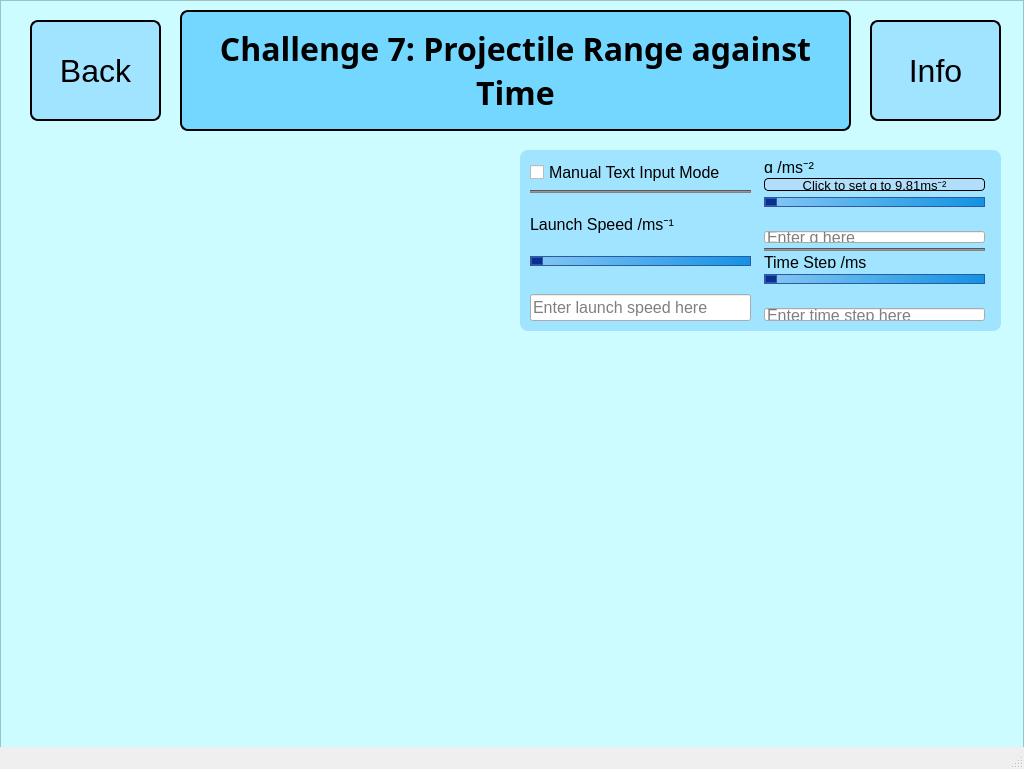
<?xml version="1.0" encoding="UTF-8"?>
<ui version="4.0">
 <class>MainWindow</class>
 <widget class="QMainWindow" name="MainWindow">
  <property name="geometry">
   <rect>
    <x>0</x>
    <y>0</y>
    <width>1024</width>
    <height>769</height>
   </rect>
  </property>
  <property name="windowTitle">
   <string>MainWindow</string>
  </property>
  <widget class="QWidget" name="centralwidget">
   <widget class="QFrame" name="frame">
    <property name="geometry">
     <rect>
      <x>0</x>
      <y>0</y>
      <width>1024</width>
      <height>768</height>
     </rect>
    </property>
    <property name="styleSheet">
     <string notr="true">QFrame {
	background-color: #ccfcff
}</string>
    </property>
    <property name="frameShape">
     <enum>QFrame::StyledPanel</enum>
    </property>
    <property name="frameShadow">
     <enum>QFrame::Raised</enum>
    </property>
    <widget class="QPushButton" name="backButton">
     <property name="geometry">
      <rect>
       <x>30</x>
       <y>20</y>
       <width>131</width>
       <height>101</height>
      </rect>
     </property>
     <property name="font">
      <font>
       <family>Meiryo UI</family>
       <pointsize>24</pointsize>
      </font>
     </property>
     <property name="styleSheet">
      <string notr="true">QPushButton {
	border: 2px solid;
	border-radius: 8px;
	background-color: #a1e4ff;
}</string>
     </property>
     <property name="text">
      <string>Back</string>
     </property>
     <property name="checkable">
      <bool>true</bool>
     </property>
    </widget>
    <widget class="QWidget" name="verticalLayoutWidget">
     <property name="geometry">
      <rect>
       <x>530</x>
       <y>160</y>
       <width>221</width>
       <height>161</height>
      </rect>
     </property>
     <layout class="QVBoxLayout" name="inputLayout" stretch="0,0,1,1,0,0">
      <property name="spacing">
       <number>5</number>
      </property>
      <item>
       <widget class="QCheckBox" name="textModeCheckBox">
        <property name="font">
         <font>
          <family>Meiryo UI</family>
          <pointsize>12</pointsize>
         </font>
        </property>
        <property name="text">
         <string>Manual Text Input Mode</string>
        </property>
       </widget>
      </item>
      <item>
       <widget class="Line" name="Line1">
        <property name="styleSheet">
         <string notr="true">QFrame {
	background-color: #838285;
	min-height:1px;
	max-height:1px;
}</string>
        </property>
        <property name="orientation">
         <enum>Qt::Horizontal</enum>
        </property>
       </widget>
      </item>
      <item>
       <widget class="QLabel" name="launchSpeedLabel">
        <property name="font">
         <font>
          <family>Meiryo UI</family>
          <pointsize>12</pointsize>
          <weight>50</weight>
          <bold>false</bold>
          <underline>false</underline>
         </font>
        </property>
        <property name="styleSheet">
         <string notr="true">QLabel {background-color: #a1e4ff;}</string>
        </property>
        <property name="text">
         <string>Launch Speed /ms⁻¹</string>
        </property>
       </widget>
      </item>
      <item>
       <widget class="QSlider" name="launchSpeedSlider">
        <property name="styleSheet">
         <string notr="true">QSlider::groove:horizontal {border: 1px solid #3256a8;
height: 8px;
background: qlineargradient(x1: 0, y1: 0, x2: 1, y2: 0, stop: 0 #85c8f2, stop: 1 #1293e3);}

QSlider::handle:horizontal {border: 1px solid #3256a8;
background: #073191;
width: 10px;
height: 10px;
border-radius: 5px;}</string>
        </property>
        <property name="orientation">
         <enum>Qt::Horizontal</enum>
        </property>
       </widget>
      </item>
      <item>
       <widget class="QLabel" name="launchSpeedSliderLabel">
        <property name="font">
         <font>
          <family>Meiryo UI</family>
          <pointsize>10</pointsize>
         </font>
        </property>
        <property name="styleSheet">
         <string notr="true">QLabel {background-color: #a1e4ff;}</string>
        </property>
        <property name="text">
         <string/>
        </property>
       </widget>
      </item>
      <item>
       <widget class="QLineEdit" name="launchSpeedLineEdit">
        <property name="font">
         <font>
          <pointsize>12</pointsize>
         </font>
        </property>
        <property name="inputMask">
         <string/>
        </property>
        <property name="placeholderText">
         <string>Enter launch speed here</string>
        </property>
       </widget>
      </item>
     </layout>
    </widget>
    <widget class="QWidget" name="verticalLayoutWidget_3">
     <property name="geometry">
      <rect>
       <x>30</x>
       <y>150</y>
       <width>481</width>
       <height>581</height>
      </rect>
     </property>
     <layout class="QVBoxLayout" name="graphLayout"/>
    </widget>
    <widget class="QPushButton" name="infoButton">
     <property name="geometry">
      <rect>
       <x>870</x>
       <y>20</y>
       <width>131</width>
       <height>101</height>
      </rect>
     </property>
     <property name="font">
      <font>
       <family>Meiryo UI</family>
       <pointsize>24</pointsize>
      </font>
     </property>
     <property name="styleSheet">
      <string notr="true">QPushButton {
	border: 2px solid;
	border-radius: 8px;
	background-color: #a1e4ff;
}</string>
     </property>
     <property name="text">
      <string>Info</string>
     </property>
     <property name="checkable">
      <bool>true</bool>
     </property>
    </widget>
    <widget class="QListWidget" name="listWidget">
     <property name="geometry">
      <rect>
       <x>520</x>
       <y>150</y>
       <width>481</width>
       <height>181</height>
      </rect>
     </property>
     <property name="styleSheet">
      <string notr="true">QWidget {
	border-radius: 8px;
	background-color: #a1e4ff;
}</string>
     </property>
    </widget>
    <widget class="QWidget" name="verticalLayoutWidget_2">
     <property name="geometry">
      <rect>
       <x>180</x>
       <y>10</y>
       <width>671</width>
       <height>121</height>
      </rect>
     </property>
     <layout class="QVBoxLayout" name="verticalLayout_2">
      <item>
       <widget class="QLabel" name="challengeTitleLabel">
        <property name="font">
         <font>
          <family>Lucida Handwriting</family>
          <pointsize>24</pointsize>
          <weight>75</weight>
          <italic>false</italic>
          <bold>true</bold>
          <kerning>true</kerning>
         </font>
        </property>
        <property name="autoFillBackground">
         <bool>false</bool>
        </property>
        <property name="styleSheet">
         <string notr="true">QLabel {
	border: 2px solid;
	border-radius: 8px;
	background-color: #73d7ff;
}</string>
        </property>
        <property name="text">
         <string>Challenge 7: Projectile Range against Time</string>
        </property>
        <property name="scaledContents">
         <bool>true</bool>
        </property>
        <property name="alignment">
         <set>Qt::AlignCenter</set>
        </property>
        <property name="wordWrap">
         <bool>true</bool>
        </property>
       </widget>
      </item>
     </layout>
    </widget>
    <widget class="QLabel" name="launchSpeedLabel_4">
     <property name="geometry">
      <rect>
       <x>660</x>
       <y>750</y>
       <width>151</width>
       <height>25</height>
      </rect>
     </property>
     <property name="font">
      <font>
       <family>Meiryo UI</family>
       <pointsize>12</pointsize>
       <weight>50</weight>
       <bold>false</bold>
       <underline>false</underline>
      </font>
     </property>
     <property name="styleSheet">
      <string notr="true">QLabel {background-color: #a1e4ff;}</string>
     </property>
     <property name="text">
      <string>Apogee (m):</string>
     </property>
    </widget>
    <widget class="QWidget" name="verticalLayoutWidget_4">
     <property name="geometry">
      <rect>
       <x>520</x>
       <y>340</y>
       <width>481</width>
       <height>391</height>
      </rect>
     </property>
     <layout class="QVBoxLayout" name="graphLayout_2"/>
    </widget>
    <widget class="QWidget" name="verticalLayoutWidget_5">
     <property name="geometry">
      <rect>
       <x>764</x>
       <y>160</y>
       <width>221</width>
       <height>161</height>
      </rect>
     </property>
     <layout class="QVBoxLayout" name="inputLayout_2" stretch="1,0,1,0,0,0,1,1,0,0">
      <property name="spacing">
       <number>5</number>
      </property>
      <item>
       <widget class="QLabel" name="label_5">
        <property name="font">
         <font>
          <family>Meiryo UI</family>
          <pointsize>12</pointsize>
          <weight>50</weight>
          <bold>false</bold>
          <underline>false</underline>
         </font>
        </property>
        <property name="styleSheet">
         <string notr="true">QLabel {background-color: #a1e4ff;}</string>
        </property>
        <property name="text">
         <string>g /ms⁻²</string>
        </property>
       </widget>
      </item>
      <item>
       <widget class="QPushButton" name="setgButton">
        <property name="font">
         <font>
          <family>Meiryo UI</family>
          <pointsize>10</pointsize>
         </font>
        </property>
        <property name="styleSheet">
         <string notr="true">QPushButton {
	border: 1px solid;
	border-radius: 4px;
	background-color:#b1defa;
}</string>
        </property>
        <property name="text">
         <string>Click to set g to 9.81ms⁻²</string>
        </property>
       </widget>
      </item>
      <item>
       <widget class="QSlider" name="gSlider">
        <property name="styleSheet">
         <string notr="true">QSlider::groove:horizontal {border: 1px solid #3256a8;
height: 8px;
background: qlineargradient(x1: 0, y1: 0, x2: 1, y2: 0, stop: 0 #85c8f2, stop: 1 #1293e3);}

QSlider::handle:horizontal {border: 1px solid #3256a8;
background: #073191;
width: 10px;
height: 10px;
border-radius: 5px;}</string>
        </property>
        <property name="orientation">
         <enum>Qt::Horizontal</enum>
        </property>
       </widget>
      </item>
      <item>
       <widget class="QLabel" name="gSliderLabel">
        <property name="font">
         <font>
          <family>Meiryo UI</family>
          <pointsize>10</pointsize>
         </font>
        </property>
        <property name="styleSheet">
         <string notr="true">QLabel {background-color: #a1e4ff;}</string>
        </property>
        <property name="text">
         <string/>
        </property>
       </widget>
      </item>
      <item>
       <widget class="QLineEdit" name="gLineEdit">
        <property name="font">
         <font>
          <pointsize>12</pointsize>
         </font>
        </property>
        <property name="placeholderText">
         <string>Enter g here</string>
        </property>
       </widget>
      </item>
      <item>
       <widget class="Line" name="Line4_2">
        <property name="styleSheet">
         <string notr="true">QFrame {
	background-color: #838285;
	min-height:1px;
	max-height:1px;
}</string>
        </property>
        <property name="orientation">
         <enum>Qt::Horizontal</enum>
        </property>
       </widget>
      </item>
      <item>
       <widget class="QLabel" name="label_7">
        <property name="font">
         <font>
          <family>Meiryo UI</family>
          <pointsize>12</pointsize>
          <weight>50</weight>
          <bold>false</bold>
          <underline>false</underline>
         </font>
        </property>
        <property name="styleSheet">
         <string notr="true">QLabel {background-color: #a1e4ff;}</string>
        </property>
        <property name="text">
         <string>Time Step /ms</string>
        </property>
       </widget>
      </item>
      <item>
       <widget class="QSlider" name="timeStepSlider">
        <property name="styleSheet">
         <string notr="true">QSlider::groove:horizontal {border: 1px solid #3256a8;
height: 8px;
background: qlineargradient(x1: 0, y1: 0, x2: 1, y2: 0, stop: 0 #85c8f2, stop: 1 #1293e3);}

QSlider::handle:horizontal {border: 1px solid #3256a8;
background: #073191;
width: 10px;
height: 10px;
border-radius: 5px;}</string>
        </property>
        <property name="orientation">
         <enum>Qt::Horizontal</enum>
        </property>
       </widget>
      </item>
      <item>
       <widget class="QLabel" name="timeStepSliderLabel">
        <property name="font">
         <font>
          <family>Meiryo UI</family>
          <pointsize>10</pointsize>
         </font>
        </property>
        <property name="styleSheet">
         <string notr="true">QLabel {background-color: #a1e4ff;}</string>
        </property>
        <property name="text">
         <string/>
        </property>
       </widget>
      </item>
      <item>
       <widget class="QLineEdit" name="timeStepLineEdit">
        <property name="font">
         <font>
          <pointsize>12</pointsize>
         </font>
        </property>
        <property name="placeholderText">
         <string>Enter time step here</string>
        </property>
       </widget>
      </item>
     </layout>
    </widget>
    <zorder>listWidget</zorder>
    <zorder>backButton</zorder>
    <zorder>verticalLayoutWidget</zorder>
    <zorder>verticalLayoutWidget_3</zorder>
    <zorder>infoButton</zorder>
    <zorder>verticalLayoutWidget_2</zorder>
    <zorder>launchSpeedLabel_4</zorder>
    <zorder>verticalLayoutWidget_4</zorder>
    <zorder>verticalLayoutWidget_5</zorder>
   </widget>
  </widget>
  <widget class="QStatusBar" name="statusbar"/>
 </widget>
 <resources/>
 <connections/>
</ui>
